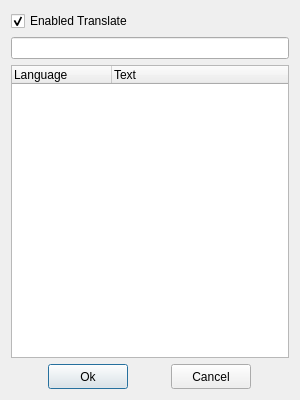
<?xml version="1.0" encoding="UTF-8"?>
<ui version="4.0">
 <class>QStringEditDialog</class>
 <widget class="QDialog" name="QStringEditDialog">
  <property name="geometry">
   <rect>
    <x>0</x>
    <y>0</y>
    <width>300</width>
    <height>400</height>
   </rect>
  </property>
  <property name="windowTitle">
   <string>Edit String</string>
  </property>
  <layout class="QVBoxLayout" name="verticalLayout">
   <item>
    <layout class="QHBoxLayout" name="horizontalLayout">
     <item>
      <widget class="QCheckBox" name="enabled">
       <property name="text">
        <string>Enabled Translate</string>
       </property>
       <property name="checked">
        <bool>true</bool>
       </property>
      </widget>
     </item>
    </layout>
   </item>
   <item>
    <widget class="QLineEdit" name="text"/>
   </item>
   <item>
    <widget class="QTreeWidget" name="translateTree">
     <column>
      <property name="text">
       <string>Language</string>
      </property>
     </column>
     <column>
      <property name="text">
       <string>Text</string>
      </property>
     </column>
    </widget>
   </item>
   <item>
    <layout class="QHBoxLayout" name="horizontalLayout_2">
     <item>
      <widget class="QPushButton" name="okBtn">
       <property name="minimumSize">
        <size>
         <width>80</width>
         <height>25</height>
        </size>
       </property>
       <property name="maximumSize">
        <size>
         <width>80</width>
         <height>25</height>
        </size>
       </property>
       <property name="text">
        <string>Ok</string>
       </property>
      </widget>
     </item>
     <item>
      <widget class="QPushButton" name="cancelBtn">
       <property name="minimumSize">
        <size>
         <width>80</width>
         <height>25</height>
        </size>
       </property>
       <property name="maximumSize">
        <size>
         <width>80</width>
         <height>25</height>
        </size>
       </property>
       <property name="text">
        <string>Cancel</string>
       </property>
      </widget>
     </item>
    </layout>
   </item>
  </layout>
 </widget>
 <resources/>
 <connections/>
</ui>
